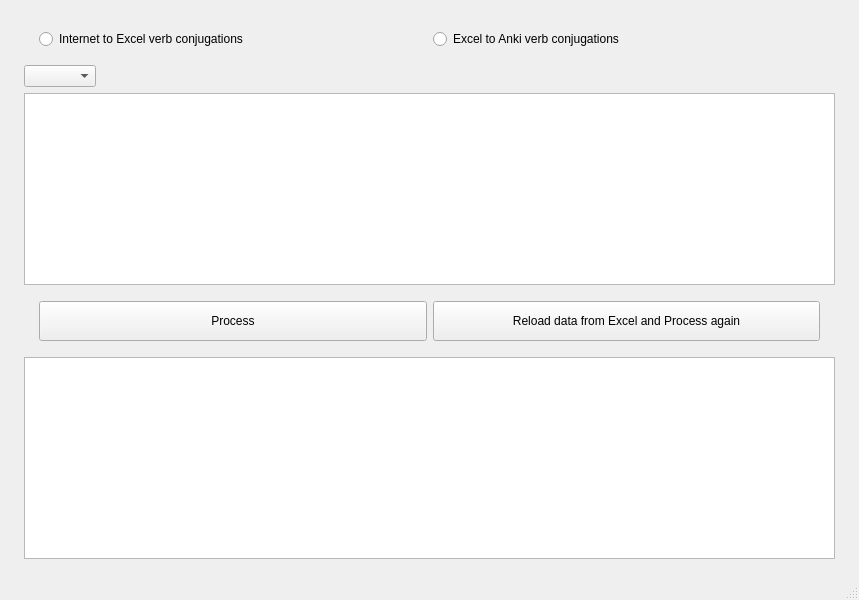
<?xml version="1.0" encoding="UTF-8"?>
<ui version="4.0">
    <class>MainWindow</class>
    <widget class="QMainWindow" name="MainWindow">
        <property name="geometry">
            <rect>
                <x>0</x>
                <y>0</y>
                <width>859</width>
                <height>600</height>
            </rect>
        </property>
        <property name="windowTitle">
            <string>Modern Greek Processor</string>
        </property>
        <widget class="QWidget" name="centralwidget">
            <layout class="QVBoxLayout" name="verticalLayout_2">
                <item>
                    <layout class="QVBoxLayout" name="verticalLayout">
                        <property name="leftMargin">
                            <number>15</number>
                        </property>
                        <property name="topMargin">
                            <number>10</number>
                        </property>
                        <property name="rightMargin">
                            <number>15</number>
                        </property>
                        <property name="bottomMargin">
                            <number>10</number>
                        </property>
                        <item>
                            <layout class="QHBoxLayout" name="horizontalLayout">
                                <property name="leftMargin">
                                    <number>15</number>
                                </property>
                                <property name="topMargin">
                                    <number>10</number>
                                </property>
                                <property name="rightMargin">
                                    <number>15</number>
                                </property>
                                <property name="bottomMargin">
                                    <number>10</number>
                                </property>
                                <item>
                                    <widget class="QRadioButton" name="internetToExcelVerbConjugationsRadioButton">
                                        <property name="text">
                                            <string>Internet to Excel verb conjugations</string>
                                        </property>
                                    </widget>
                                </item>
                                <item>
                                    <widget class="QRadioButton" name="excelToAnkiVerbConjugationsRadioButton">
                                        <property name="text">
                                            <string>Excel to Anki verb conjugations</string>
                                        </property>
                                    </widget>
                                </item>
                            </layout>
                        </item>
                        <item>
                            <widget class="QComboBox" name="conjugationSourceComboBox">
                                <property name="sizePolicy">
                                    <sizepolicy hsizetype="Fixed" vsizetype="Fixed">
                                        <horstretch>0</horstretch>
                                        <verstretch>0</verstretch>
                                    </sizepolicy>
                                </property>
                            </widget>
                        </item>
                        <item>
                            <widget class="QTextEdit" name="inputTextEdit">
                                <property name="sizePolicy">
                                    <sizepolicy hsizetype="Expanding" vsizetype="Fixed">
                                        <horstretch>0</horstretch>
                                        <verstretch>0</verstretch>
                                    </sizepolicy>
                                </property>
                                <property name="font">
                                    <font>
                                        <family>Times New Roman</family>
                                        <pointsize>12</pointsize>
                                    </font>
                                </property>
                            </widget>
                        </item>
                        <item>
                            <layout class="QHBoxLayout" name="horizontalLayout_2">
                                <property name="leftMargin">
                                    <number>15</number>
                                </property>
                                <property name="topMargin">
                                    <number>10</number>
                                </property>
                                <property name="rightMargin">
                                    <number>15</number>
                                </property>
                                <property name="bottomMargin">
                                    <number>10</number>
                                </property>
                                <item>
                                    <widget class="QPushButton" name="processButton">
                                        <property name="minimumSize">
                                            <size>
                                                <width>0</width>
                                                <height>40</height>
                                            </size>
                                        </property>
                                        <property name="text">
                                            <string>Process</string>
                                        </property>
                                    </widget>
                                </item>
                                <item>
                                    <widget class="QPushButton" name="reloadDataFromExcelButton">
                                        <property name="minimumSize">
                                            <size>
                                                <width>0</width>
                                                <height>40</height>
                                            </size>
                                        </property>
                                        <property name="text">
                                            <string>Reload data from Excel and Process again</string>
                                        </property>
                                    </widget>
                                </item>
                            </layout>
                        </item>
                        <item>
                            <widget class="QTextEdit" name="outputTextEdit">
                                <property name="font">
                                    <font>
                                        <family>Times New Roman</family>
                                        <pointsize>12</pointsize>
                                    </font>
                                </property>
                            </widget>
                        </item>
                    </layout>
                </item>
            </layout>
        </widget>
        <widget class="QMenuBar" name="menubar">
            <property name="geometry">
                <rect>
                    <x>0</x>
                    <y>0</y>
                    <width>859</width>
                    <height>21</height>
                </rect>
            </property>
        </widget>
        <widget class="QStatusBar" name="statusbar"/>
    </widget>
    <resources/>
    <connections/>
</ui>
